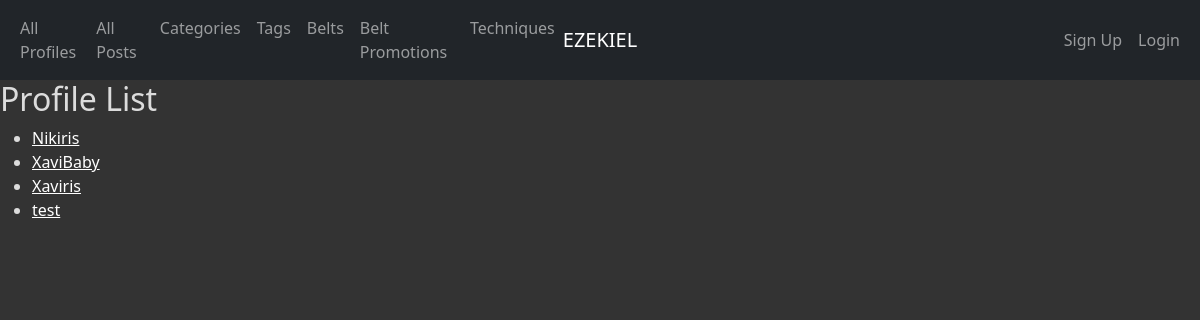
Page /profiles/ on the earlier database version.
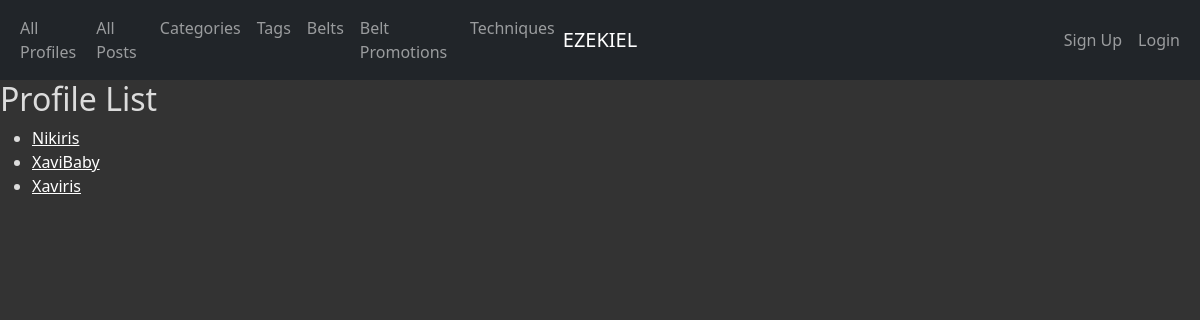
Same page on the later database version.
### app_info/models.py (models this page shows, shortened)
class Profile(AbstractUser):
    profile_id = models.AutoField(primary_key=True)
    first_name = models.CharField(max_length=45)
    last_name = models.CharField(max_length=45)
    join_date = models.DateTimeField(default=timezone.now)
    profile_picture = models.ImageField(default="")
    banner_picture = models.ImageField(default="")
    belt = models.ForeignKey(Belt, related_name='profiles', on_delete=models.PROTECT)
    def get_absolute_url(self):
        return reverse('app_info_profile_detail_urlpattern',
                       kwargs={'pk': self.pk}
                       )
    class Meta:
        ordering = ['first_name']

### app_info/views.py (the view)
class ProfileList(ListView):
    model = Profile

### app_info/templates/app_info/profile_list.html (shortened to what this page needs)
{% extends 'app_info/base.html' %}
{% block content %}
<h2>Profile List</h2>
<ul>
    {% for profile in profile_list %}
    <li>
        <a href="{{ profile.get_absolute_url }}">{{ profile.username }}</a>
    </li>
    {% empty %}
    <li><em>There are currently no profile available</em></li>
    {% endfor %}
</ul>
{% endblock %}

Differences in the rows shown:
removed Profile: username "test"
